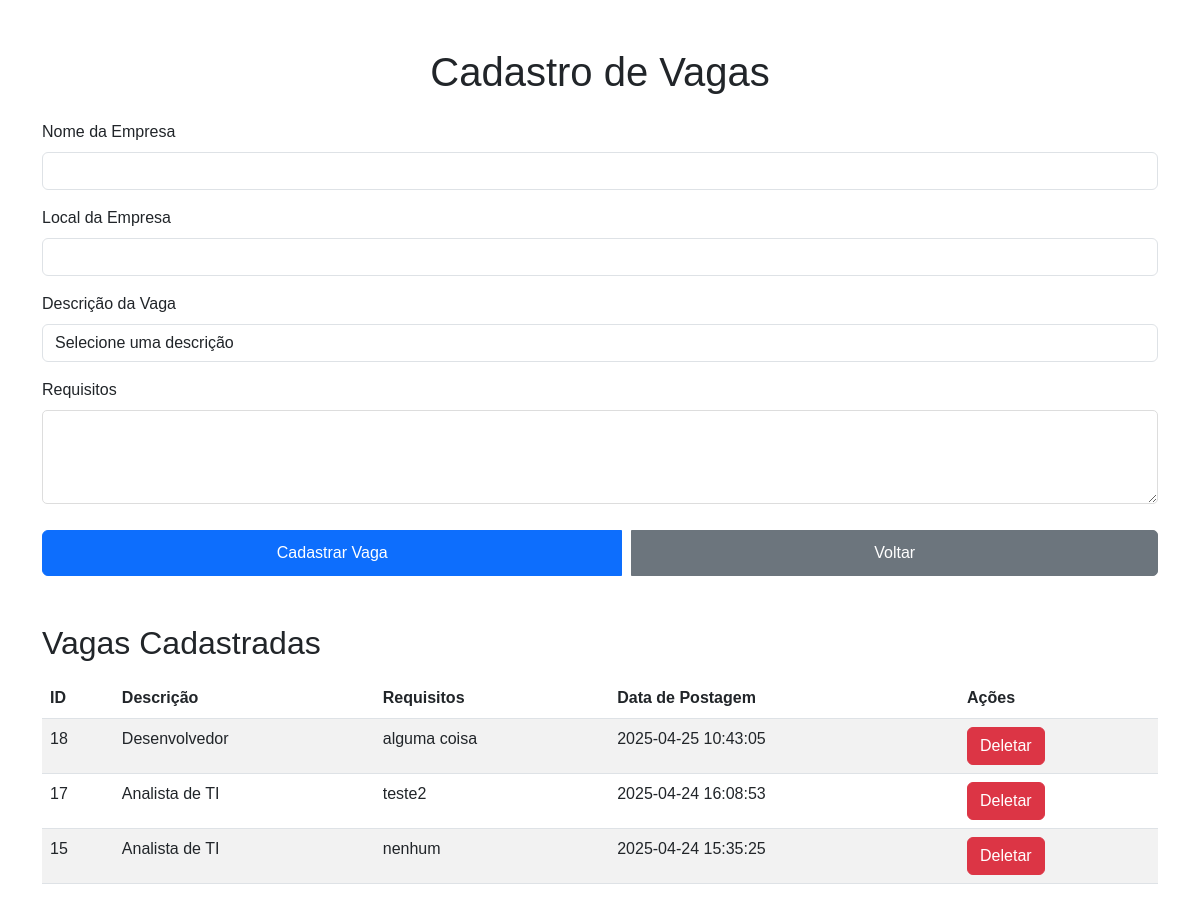
Page /login/cadastrar_vaga.php (signed in) on the committed database.
### tables this page shows
CREATE TABLE `vagas` (
  `id` int(11) NOT NULL,
  `empresa_id` int(11) NOT NULL,
  `descricao` text NOT NULL,
  `requisitos` text DEFAULT NULL,
  `data_postagem` timestamp NOT NULL DEFAULT current_timestamp()
);

### login/cadastrar_vaga.php (the view, shortened to what this page needs)
<?php
require_once("../conexao.php");
$empresa_nome = $_SESSION['usuario']['nome_empresa'];
$empresa_local = $_SESSION['usuario']['endereco_empresa'];
$empresa_id = $_SESSION['usuario']['id'];
$sql = "SELECT * FROM vagas WHERE empresa_id = :empresa_id ORDER BY data_postagem DESC";
$stmt = $pdo->prepare($sql);
$stmt->bindParam(':empresa_id', $empresa_id, PDO::PARAM_INT);
$stmt->execute();
$vagas = $stmt->fetchAll(PDO::FETCH_ASSOC);
?>
<!DOCTYPE html>
<html lang="pt-br">
<head>
    <link rel="stylesheet" href="https://cdn.jsdelivr.net/npm/bootstrap@5.3.0/dist/css/bootstrap.min.css">
</head>
<body>
    <div class="container mt-5">
        <h1 class="text-center">Cadastro de Vagas</h1>
        <form action="" method="POST" class="my-4">
            <div class="mb-3">
                <label for="nome_empresa" class="form-label">Nome da Empresa</label>
                <input type="text" class="form-control" id="nome_empresa" name="nome_empresa" value="<?php echo $empresa_nome; ?>" readonly>
            </div>
            <div class="mb-3">
                <label for="local_empresa" class="form-label">Local da Empresa</label>
                <input type="text" class="form-control" id="local_empresa" name="local_empresa" value="<?php echo $empresa_local; ?>" readonly>
            </div>
            <div class="mb-3">
                <label for="descricao" class="form-label">Descrição da Vaga</label>
                <select class="form-control" id="descricao" name="descricao" required>
                    <option value="">Selecione uma descrição</option>
                </select>
            </div>
            <div class="mb-3">
                <label for="requisitos" class="form-label">Requisitos</label>
                <textarea class="form-control" id="requisitos" name="requisitos" rows="3" oninput="updateWords()"></textarea>
            </div>
            <div class="btn-group">
                <button type="submit" class="btn btn-primary">Cadastrar Vaga</button>
                <a href="/projeto_rh/empresa/pagina-empresa log.php" class="btn btn-secondary btn-back">Voltar</a>
            </div>
        </form>
        <h2 class="mt-5">Vagas Cadastradas</h2>
        <table class="table table-striped mt-3">
            <thead>
                <tr>
                    <th>ID</th>
                    <th>Descrição</th>
                    <th>Requisitos</th>
                    <th>Data de Postagem</th>
                    <th>Ações</th>
                </tr>
            </thead>
            <tbody>
                <?php
                if ($vagas) {
                    foreach ($vagas as $vaga) {
                        echo "<tr>
                                <td>{$vaga['id']}</td>
                                <td>{$vaga['descricao']}</td>
                                <td>{$vaga['requisitos']}</td>
                                <td>{$vaga['data_postagem']}</td>
                                <td>
                                    <a href=\"?delete_id={$vaga['id']}\" class=\"btn btn-danger\">Deletar</a>
                                </td>
                              </tr>";
                    }
                } else {
                    echo "<tr><td colspan='5' class='text-center'>Nenhuma vaga cadastrada.</td></tr>";
                }
                ?>
            </tbody>
        </table>
    </div>
</body>
</html>

### login/cadastrar_vaga.php (style rules this page uses)
body { font-family: Arial, sans-serif; }
#requisitos { width: 100%; padding: 10px; border: 1px solid #ddd; border-radius: 5px; margin-bottom: 10px; font-size: 16px; }
.btn-group { display: flex; gap: 10px; }
.btn-back { text-decoration: none; color: white; background-color: #6c757d; padding: 10px 20px; border-radius: 5px; }

### rows in the picture
vagas: id "18", descricao "Desenvolvedor", requisitos "alguma coisa", data_postagem "2025-04-25 10:43:05"
vagas: id "17", descricao "Analista de TI", requisitos "teste2", data_postagem "2025-04-24 16:08:53"
vagas: id "15", descricao "Analista de TI", requisitos "nenhum", data_postagem "2025-04-24 15:35:25"
